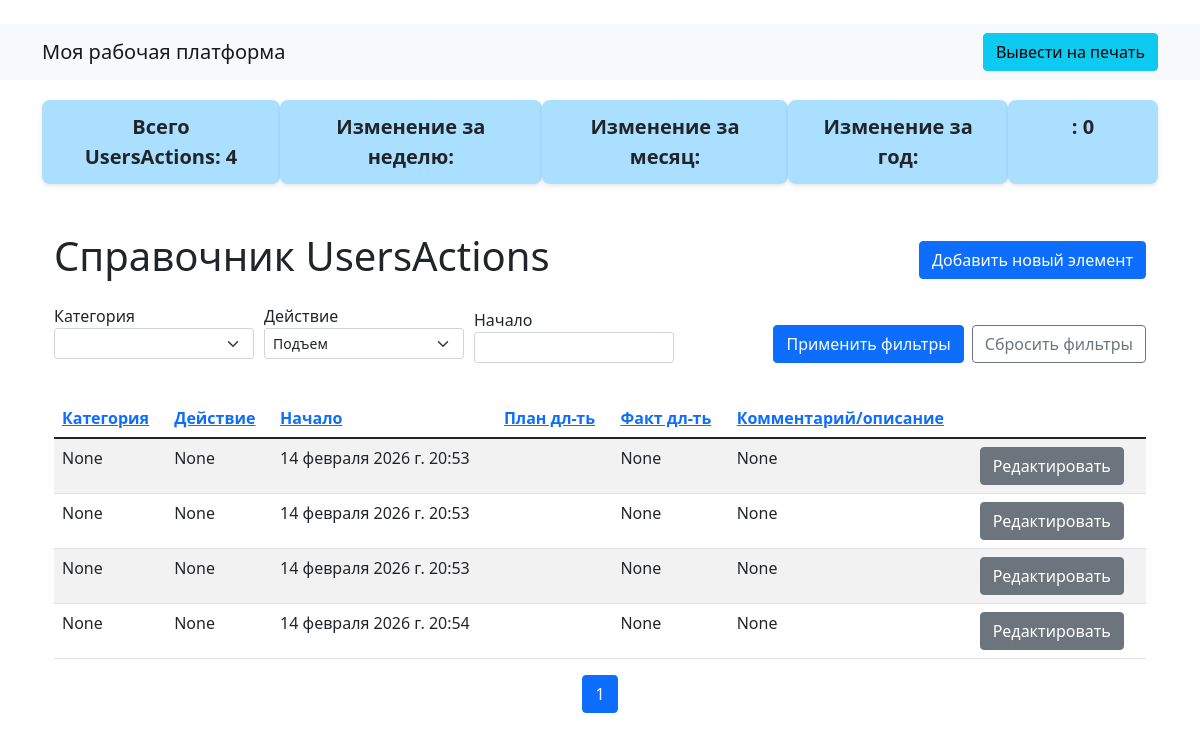
The app's page /household/usersactions/ with its own data.
### common_core/models.py (models this page shows)
class ActSubCategories(models.Model):
    actsubcategory = models.CharField(max_length=150)
    actscategory = models.ForeignKey(
        'ActsCategories',
        related_name='actsub',
        on_delete=models.CASCADE,
        null=True,
        blank=True
    )
    actstatus = models.CharField(choices=[
        ('online', 'онлайн'),
        ('offline','офлайн')
        ], default='online')
    addactdate = models.DateTimeField(auto_now_add=True)
    def __str__(self):
        return self.actsubcategory

### house_hold/models.py (models this page shows, shortened)
class UsersActions(models.Model):
    actcat = models.ForeignKey(
        'common_core.Categories',
        related_name='actcat',
        null=True,
        on_delete=models.SET_NULL, # , on_delete=models.CASCADE
        blank=True
    )
    actdone = models.ForeignKey(
        'common_core.ActSubCategories',
        related_name='actdone',
        null=True,
        on_delete=models.SET_NULL, # , on_delete=models.CASCADE
        blank=True
    )
    actstart = models.DateTimeField(default=timezone.now)
    actplandur = models.CharField(max_length=5)
    actfactdur = models.CharField(max_length=5, null=True)
    actstatus = models.CharField(choices=[
        ('online', 'онлайн'),
        ('offline','офлайн')
        ], default='online')
    actarea = models.CharField(choices=[
        ('inside', 'в помещении'),
        ('seatlace','на кресле'),
        ('bedlace','на диване'),
        ('outside','на улице')
        ], default='inside')
    actcoment = models.CharField(max_length=250, null=True)

### house_hold/views.py (the view)
# urls.py: path('usersactions/', views.UsersActionsView.as_view(), name='usersactions'),
class UsersActionsView(TemplateView):
    HEADERS = [
        {'actcat': 'Категория'},
        {'actdone': 'Действие'},
        {'actstart': 'Начало'},
        {'actplandur': 'План дл-ть'},
        {'actfactdur': 'Факт дл-ть'},
        {'actcoment': 'Комментарий/описание'},
    ]
    FILTERS = ['actcat','actdone', 'actstart']
    model_name = UsersActions
    model_form = UsersActionsForm
    template_name = 'general_list.html'
    def get(self, request):
        return list_item(request, self.model_name,  self.model_form, self.FILTERS, self.HEADERS)

### house_hold/views.py (called while the page is built)
def prepare_filters_and_headers(model_class, FILTERS, HEADERS):
    filters_collection = FilterCollection()
    for el in FILTERS:
        filters_collection.add_filter(model_class, el)
    headers = []
    for header in HEADERS:
        print('header: ', header)
        for key, value in header.items():
            headers.append({'field':key, 'label':value})
    return filters_collection, headers

def list_item(request, model_class=None, model_form=None, FILTERS=None, HEADERS=None):
    if FILTERS is not None  and HEADERS is not None:
        filters_collection, headers = prepare_filters_and_headers(model_class, FILTERS, HEADERS)
    else:
        filters_collection = request.session.get('filters')
        headers =  request.session.get('headers')
        model_name = request.session.get('model_name')
        model_class = MODELS_AND_FORMS[model_name]['class']
        model_form = MODELS_AND_FORMS[model_name]['form']
    app_namespace = request.resolver_match.namespace
    print('app_namespace:\n', app_namespace)
    return list_view(request, model_class, model_form, app_namespace, filters=filters_collection, headers=headers)

### house_keeper_pro/utils/filters.py (called while the page is built)
@register.filter()
def format_number(value):
    if isinstance(value, decimal.Decimal):
        return f'{value:,.2f}'.replace(',', ' ').replace('.', ',')
    elif isinstance(value, DateTimeField):
        return value.strftime('%Y-%m-%d %H:%M')
    else:
        return value

@register.filter()
def get_label(value, headers):
    for header in headers:
        if header['field'] == value:
            return header['label']

### house_keeper_pro/views.py (called while the page is built)
def log_route(request, message):
    logger.info(f"[Route]: {request.path} | Message: {message}")

def generate_urls(request, app_namespace, model_class, model_form):
    try:
        log_route(request, f"Формирование URL для пространства '{app_namespace}' и модели '{model_class.__name__}'.")
        urls = {
            'list': reverse(f"{app_namespace}:list"),
            f'add': reverse(f"{app_namespace}:add"),
            'edit': reverse(f"{app_namespace}:edit"),
        }
        print('urls: ', urls)
        log_route(request, f"Успешно сформированы URL: {urls}.")
        return urls
    except (NoReverseMatch, ImproperlyConfigured) as e:
        log_route(request, f"Ошибка при формировании URL: {str(e)}.")
        raise

### templates/general_list.html (shortened to what this page needs)
﻿<!DOCTYPE html>
{% extends 'base.html' %}
{% load static %}
{% block content %}
<div class="box-container">
    <div class="summary-box">Всего {{ total_count_label }}: {{ total_items }}</div>
    <div class="summary-box">Изменение за неделю:</div>
    <div class="summary-box">Изменение за месяц:</div>
    <div class="summary-box">Изменение за год:</div>
    <div class="summary-box">{{ totalsum_label }}: {{ totalsum_value|format_number }}</div>
</div>
<div class="container mt-5">
    <div class="d-flex align-items-center mb-3">
        <h1 class="me-auto">Справочник {{ total_count_label }}</h1>
        <a href="{{ add_url }}" class="btn btn-primary">Добавить новый элемент</a>
    </div>
    <form method="GET" class="d-flex justify-content-between w-100 align-items-center">
        {% for field_name, filter_data in filters %}
        <div class="mb-3 filter-item">
            <label for="id_{{ field_name }}">{{ field_name|get_label:headers }}</label><br />
            {% if filter_data.type == 'select' %}
            <select id="id_{{ field_name }}" name="{{ field_name }}" class="form-select form-select-sm mb-2">
                {% for option_key, option_value in filter_data.options.items %}
                <option value="{{ option_key }}" {% if request.GET.field_name == option_key %}selected{% endif %}>
                    {{ option_value }}
                </option>
                {% endfor %}
            </select>
            {% else %}
            <input type="text" id="id_{{ field_name }}" name="{{ field_name }}" value="{% firstof request.GET.field_name '' %}" class="form-control form-control-sm" />
            {% endif %}
        </div>
        {% endfor %}
        <button type="submit" class="btn btn-primary ms-auto">Применить фильтры</button>
        <button type="button" onclick="resetFilters()" class="btn btn-outline-secondary ms-2">Сбросить фильтры</button>
    </form>
    <table class="table table-striped">
        <thead>
            <tr>
                {% for header in headers %}
                <th scope="col"><a href="{{ list_url }}?sort={{ header.field }}">{{ header.label }}</a></th>
                {% endfor %}
            </tr>
        </thead>
        <tbody>
            {% if items %}
            {% for item in items %}
            <tr>
                {% for el in item %}
                <td>{{ el.attr|format_number }}</td>
                {% endfor %}
                <td>
                    <a href="#" class="btn btn-secondary">Редактировать</a>
                </td>
            </tr>
            {% endfor %}
            {% else %}
            <tr>
                <td colspan="{{ headers|length|add:'1' }}">Нет доступных данных.</td>
            </tr>
            {% endif %}
        </tbody>
    </table>
    <nav aria-label="Pagination Navigation">
        <ul class="pagination justify-content-center">
            {% for pg_num in page_obj.paginator.page_range %}
            <li class="page-item {% if page_obj.number == pg_num %}active{% endif %}">
                <a class="page-link" href="?page={{ pg_num }}">{{ pg_num }}</a>
            </li>
            {% endfor %}
        </ul>
    </nav>
</div>
{% endblock %}

### templates/base.html (style rules this page uses)
.box-container { display: flex; justify-content: space-between; margin-top: 20px; }
.summary-box { background-color: #aadfff; border-radius: 8px; box-shadow: 0 2px 4px rgba(0, 0, 0, 0.1); padding: 12px 20px; min-width: 150px; text-align: center; font-size: 20px; font-weight: bold; }
.filter-item { display: inline-block; margin-right: 10px; vertical-align: top; width: 200px; }
.filter-item select, .filter-item input { width: 100%; }

### records on screen
ActSubCategories: actdone "Подъем"
UsersActions: attr "14 февраля 2026 г. 20:53"
UsersActions: attr "14 февраля 2026 г. 20:53"
UsersActions: attr "14 февраля 2026 г. 20:53"
UsersActions: attr "14 февраля 2026 г. 20:54"

### other values on screen
{{ total_count_label }} "UsersActions"
{{ total_items }} "4"
{{ totalsum_value|format_number }} "0"
{{ field_name|get_label:headers }} "Категория" "Действие" "Начало"
{{ header.label }} "Категория" "Действие" "Начало" "План дл-ть" "Факт дл-ть" "Комментарий/описание"
{{ el.attr|format_number }} "None" "None" "None" "None" "None" "None" "None" "None" "None" "None" "None" "None" "None" "None" "None" "None"
{{ pg_num }} "1"
